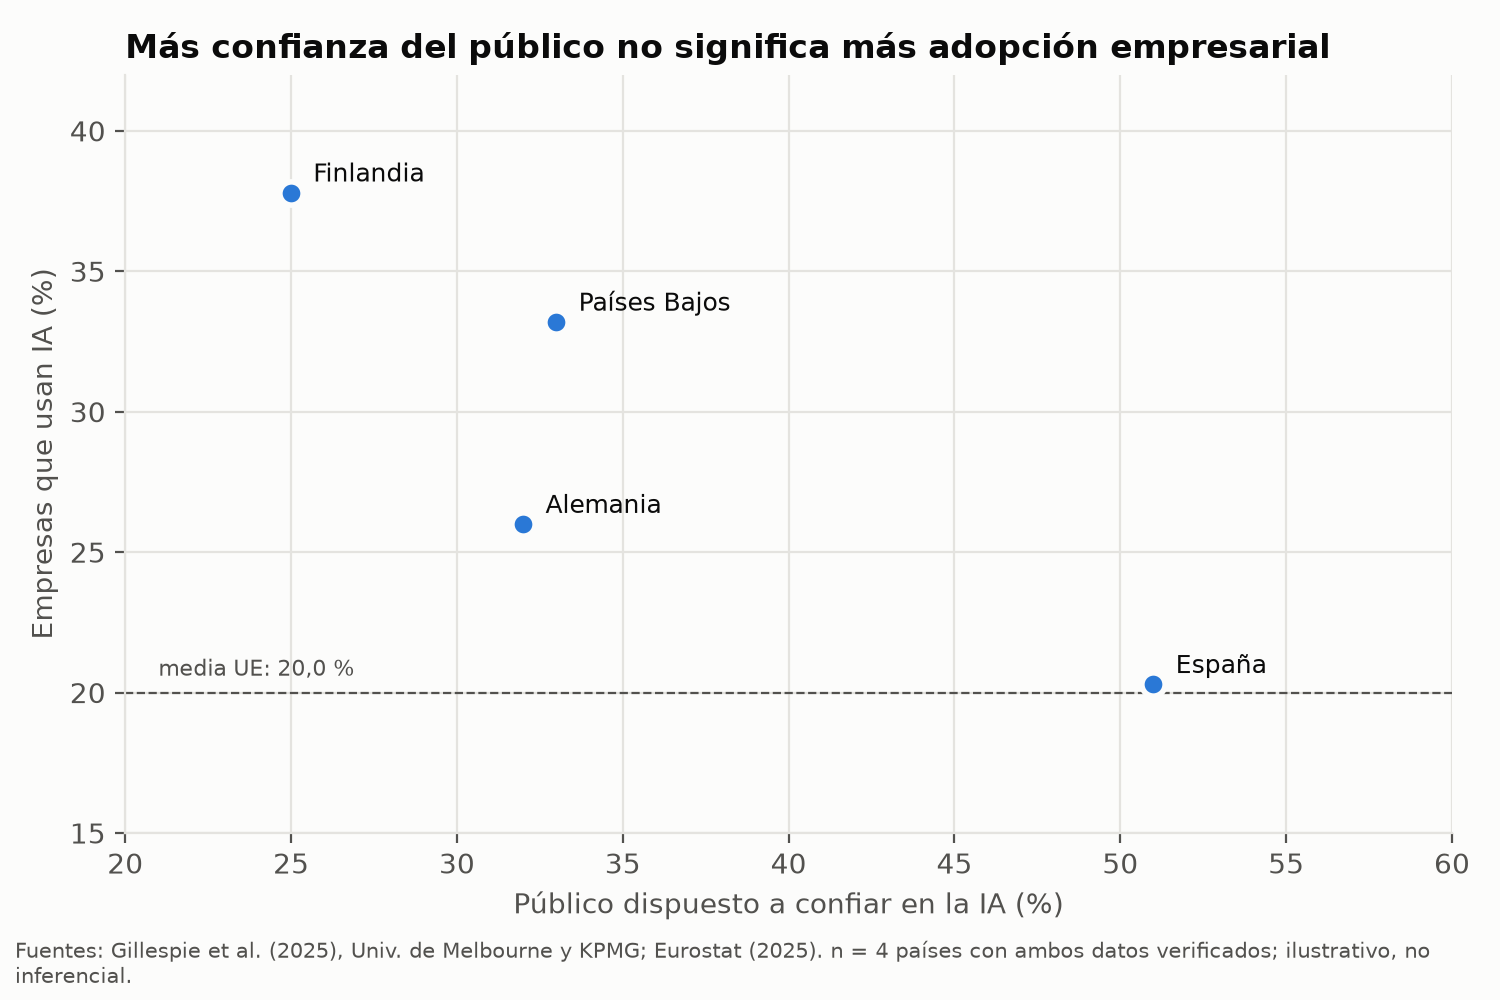

Recreate this plot in Python.
"""Figura 6. Confianza del público en la IA frente a adopción empresarial, países de la UE con ambos datos.

Confianza: % dispuesto a confiar en la IA (Gillespie et al., 2025; encuesta nov 2024–ene 2025).
Adopción: % de empresas de 10+ empleados que usan IA (Eurostat, 2025).
Solo cuatro países tienen ambos datos verificados: no es una prueba estadística.
"""
import matplotlib.pyplot as plt
import estilo

DATOS = [  # país, confianza %, adopción %
    ("Finlandia", 25, 37.8),
    ("Alemania", 32, 26.0),
    ("Países Bajos", 33, 33.2),
    ("España", 51, 20.3),
]

def main():
    estilo.aplicar()
    fig, ax = plt.subplots(figsize=(7.5, 5))
    for pais, conf, adop in DATOS:
        ax.scatter(conf, adop, s=70, color=estilo.SERIE_1, edgecolor=estilo.SURFACE, linewidth=2, zorder=3)
        ax.annotate(pais, (conf, adop), textcoords="offset points", xytext=(8, 4), fontsize=9)
    ax.axhline(20.0, color=estilo.TEXT2, linewidth=0.8, linestyle="--")
    ax.text(21, 20.6, "media UE: 20,0 %", fontsize=8, color=estilo.TEXT2, ha="left")
    ax.set_xlim(20, 60)
    ax.set_ylim(15, 42)
    ax.set_xlabel("Público dispuesto a confiar en la IA (%)")
    ax.set_ylabel("Empresas que usan IA (%)")
    ax.set_title("Más confianza del público no significa más adopción empresarial")
    estilo.fuente(fig, "Fuentes: Gillespie et al. (2025), Univ. de Melbourne y KPMG; Eurostat (2025). "
                       "n = 4 países con ambos datos verificados; ilustrativo, no inferencial.")
    fig.tight_layout(rect=(0, 0.05, 1, 1))
    fig.savefig("fig6_confianza_adopcion.png", dpi=200)

if __name__ == "__main__":
    main()
